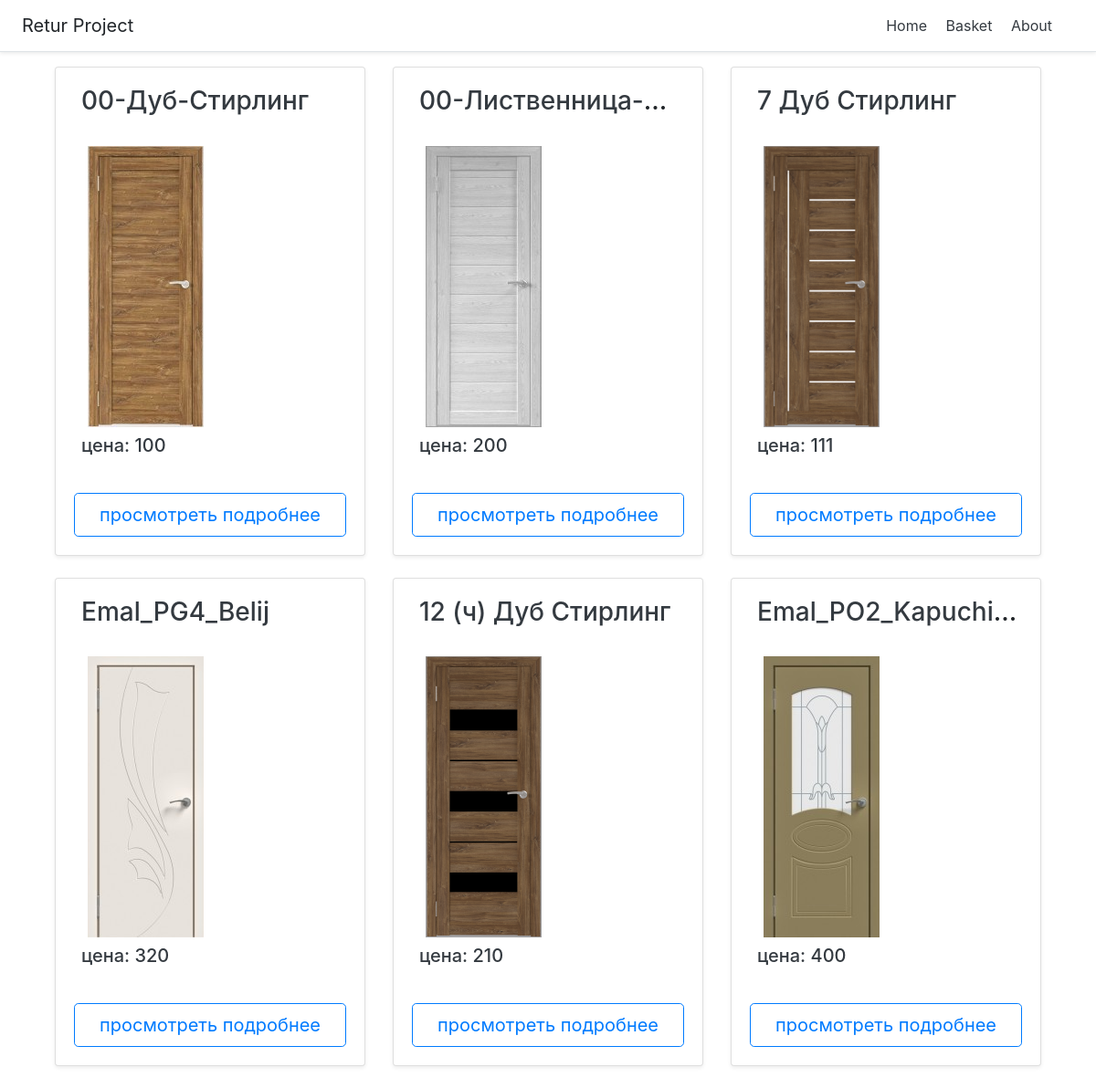
The page / on the database its author committed.
### main/models.py (models this page shows, shortened)
class ProductModel(models.Model):
    ProductName = models.CharField(max_length=256, help_text="Enter product name", default="noname")
    ProductPrice = models.IntegerField(help_text="Enter product price", default=0)
    ProductImage = models.ImageField(null=True, blank=True)
    ProductDescription = models.CharField(max_length=2048, help_text="Enter product description", default="no "
                                                                                                          "description")

### main/views.py (the view)
# urls.py: path('', views.index, name='home'),
def index(request):
    products = ProductModel.objects.all()
    return render(request, 'main/index.html', {'products': products})

### main/templates/main/index.html (shortened to what this page needs)
{% extends 'main/base.html' %}
{% block content %}
<div class="container" xmlns="http://www.w3.org/1999/html">
        <div class="row">
            {% for product in products %}
                <div class="col-md-4" >
                    <div class="card mb-4 rounded-3 shadow-sm" >
                        <div class="card-body">
                            <h3 style="white-space: nowrap; overflow: hidden; text-overflow:ellipsis"><a class="p-2 text-dark" href="{% url 'product' productid=product.id %}" >{{ product.ProductName }}</a></h3><br/>
                            {% if product.ProductImage %}
                                <div class="container" >
                                    <a href="{% url 'product' productid=product.id %}" >
                                        <img src="{{ product.ProductImage.url }}" style="align-content: center" />
                                    </a><br/>
                                </div>
                            {% endif %}
                            <h5 class="p-2 text-dark" > цена: {{ product.ProductPrice }}</h5><br/>
                            <button type="button" class="w-100 btn btn-lg btn-outline-primary" onclick="document.location='{% url 'product' productid=product.id %}'">просмотреть подробнее</button>
                        </div>
                    </div>
                </div>
            {% endfor %}
        </div>
    </div>
{% endblock %}

### rows shown on the page
ProductModel: ProductName "00-Дуб-Стирлинг", ProductImage (picture), ProductPrice "100"
ProductModel: ProductName "00-Лиственница-…", ProductImage (picture), ProductPrice "200"
ProductModel: ProductName "7 Дуб Стирлинг", ProductImage (picture), ProductPrice "111"
ProductModel: ProductName "Emal_PG4_Belij", ProductImage (picture), ProductPrice "320"
ProductModel: ProductName "12 (ч) Дуб Стирлинг", ProductImage (picture), ProductPrice "210"
ProductModel: ProductName "Emal_PO2_Kapuchi…", ProductImage (picture), ProductPrice "400"
